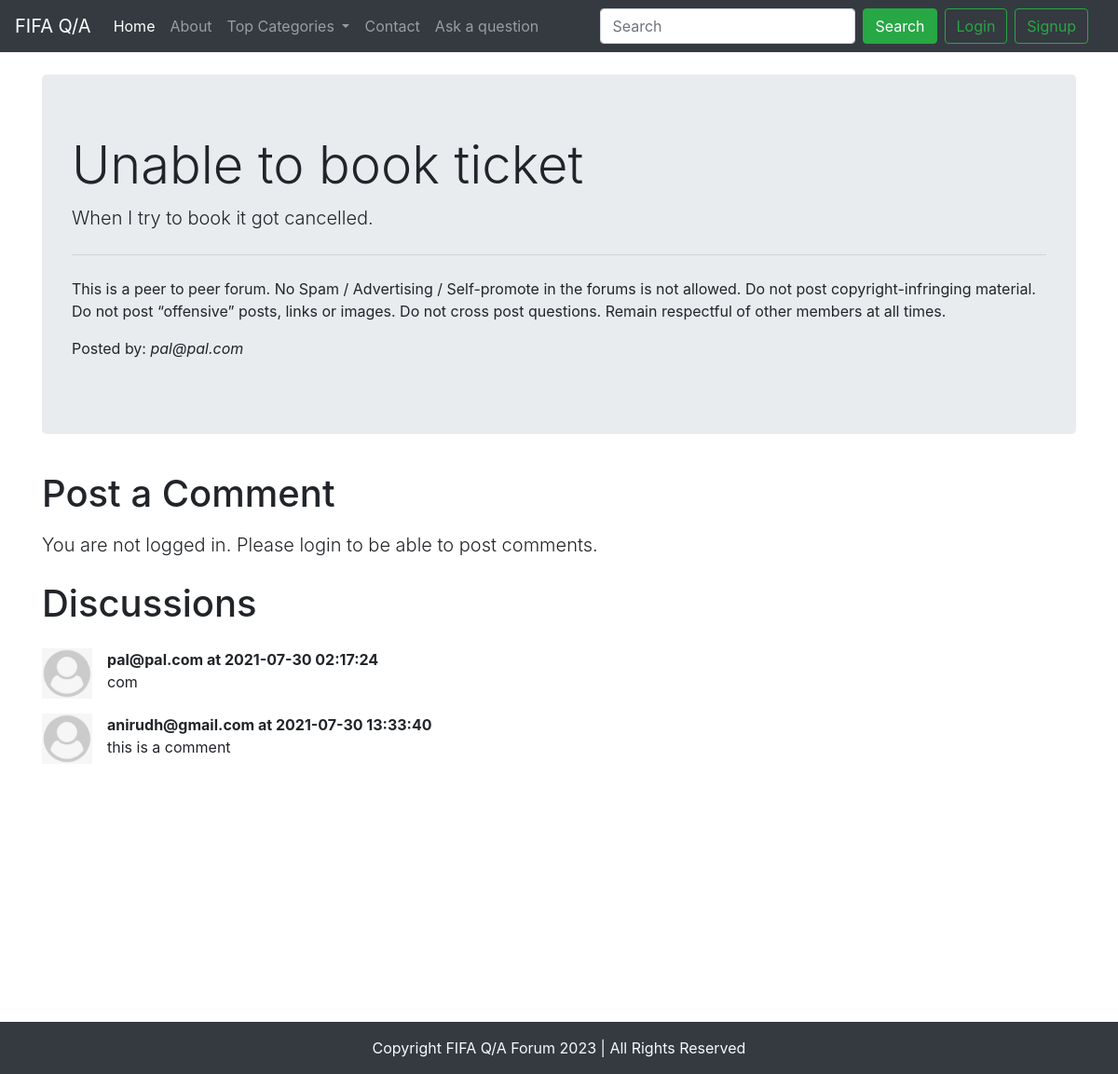
The page /thread.php?threadid=1 on the database as committed earlier.
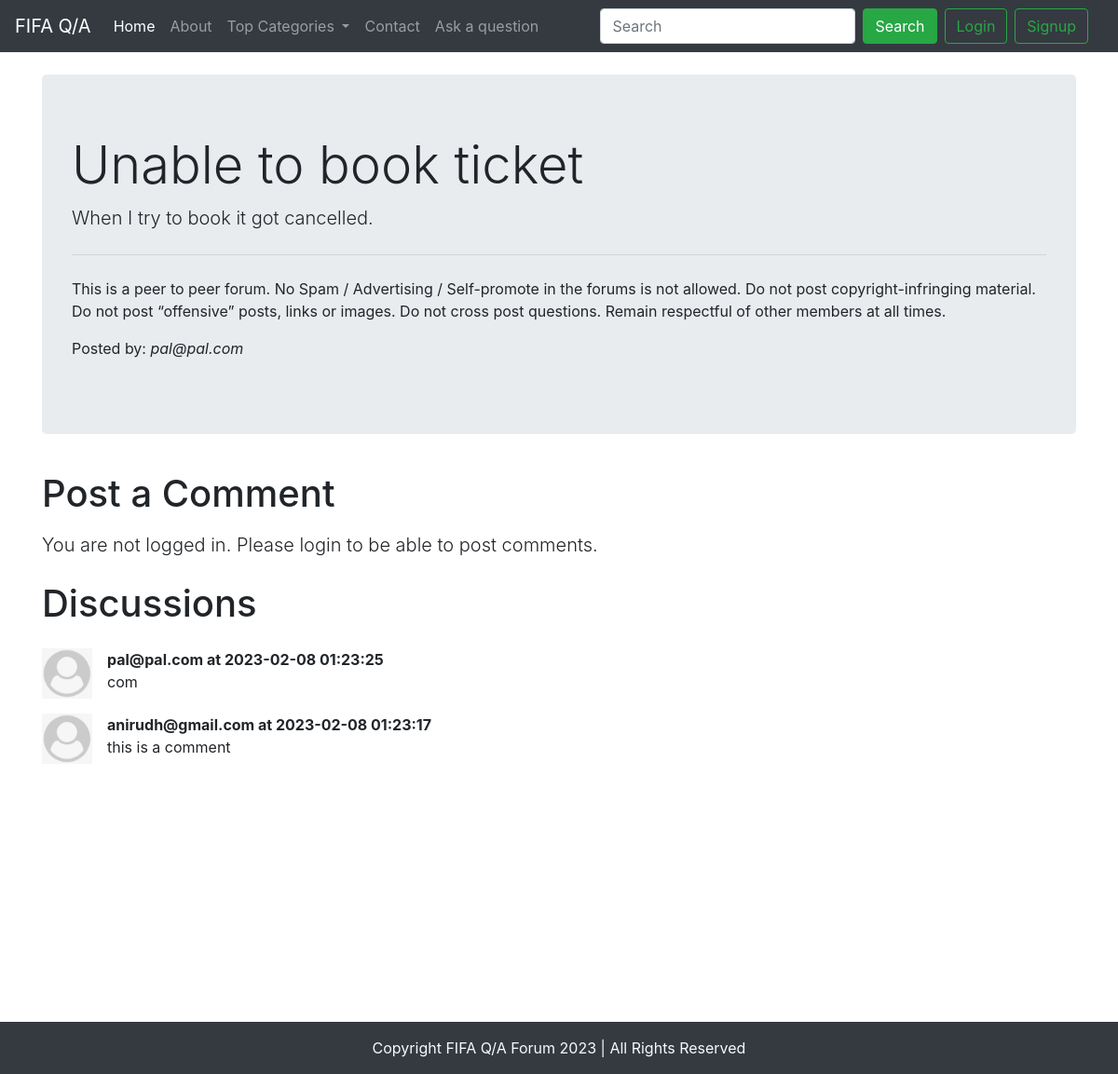
The same page on the database as committed later.
### tables this page shows
CREATE TABLE `comments` (
  `comment_id` int(8) NOT NULL,
  `comment_content` text NOT NULL,
  `thread_id` int(8) NOT NULL,
  `comment_by` int(8) NOT NULL,
  `comment_time` datetime NOT NULL DEFAULT current_timestamp()
);

CREATE TABLE `users` (
  `sno` int(8) NOT NULL,
  `user_email` varchar(30) NOT NULL,
  `user_pass` varchar(255) NOT NULL,
  `timestamp` datetime NOT NULL DEFAULT current_timestamp()
);

### thread.php (the view, shortened to what this page needs)
<!doctype html>
<html lang="en">
<head>
    <link rel="stylesheet" href="https://stackpath.bootstrapcdn.com/bootstrap/4.5.0/css/bootstrap.min.css"
>
</head>
<body>
    <?php include 'partials/_dbconnect.php';?>
    <?php include 'partials/_header.php';?>
    <?php
    $id = $_GET['threadid'];
    $sql = "SELECT * FROM `threads` WHERE thread_id=$id";
    $result = mysqli_query($conn, $sql);
    while($row = mysqli_fetch_assoc($result)){
        $title = $row['thread_title'];
        $desc = $row['thread_desc'];
        $thread_user_id = $row['thread_user_id'];
        $sql2 = "SELECT user_email FROM `users` WHERE sno='$thread_user_id'";
        $result2 = mysqli_query($conn, $sql2);
        $row2 = mysqli_fetch_assoc($result2);
        $posted_by = $row2['user_email'];
    }
    ?>
    <div class="container my-4">
        <div class="jumbotron">
            <h1 class="display-4"><?php echo $title;?></h1>
            <p class="lead">  <?php echo $desc;?></p>
            <hr class="my-4">
            <p>This is a peer to peer forum. No Spam / Advertising / Self-promote in the forums is not allowed. Do not post copyright-infringing material. Do not post “offensive” posts, links or images. Do not cross post questions. Remain respectful of other members at all times.</p>
            <p>Posted by: <em><?php echo $posted_by; ?></em></p>
        </div>
    </div>
     <?php
    if(isset($_SESSION['loggedin']) && $_SESSION['loggedin']==true){
    echo '<div class="container">
        <h1 class="py-2">Post a Comment</h1>
        <form action= "'. $_SERVER['REQUEST_URI'] . '" method="post">
            <div class="form-group">
                <label for="exampleFormControlTextarea1">Type your comment</label>
                <textarea class="form-control" id="comment" name="comment" rows="3"></textarea>
                <input type="hidden" name="sno" value="'. $_SESSION["sno"]. '">
            </div>
            <button type="submit" class="btn btn-success">Post Comment</button>
        </form>
    </div>';
    }
    else{
        echo '
        <div class="container">
        <h1 class="py-2">Post a Comment</h1>
           <p class="lead">You are not logged in. Please login to be able to post comments.</p>
        </div>
        ';
    }
    ?>
    <div class="container mb-5" id="ques">
        <h1 class="py-2">Discussions</h1>
       <?php
    $id = $_GET['threadid'];
    $sql = "SELECT * FROM `comments` WHERE thread_id=$id";
    $result = mysqli_query($conn, $sql);
    while($row = mysqli_fetch_assoc($result)){
        $content = $row['comment_content'];
        $comment_time = $row['comment_time'];
        $thread_user_id = $row['comment_by'];
        $sql2 = "SELECT user_email FROM `users` WHERE sno='$thread_user_id'";
        $result2 = mysqli_query($conn, $sql2);
        $row2 = mysqli_fetch_assoc($result2);
        echo '<div class="media my-3">
            <img src="img/userdefault.png" width="54px" class="mr-3" alt="...">
            <div class="media-body">
               <p class="font-weight-bold my-0">'. $row2['user_email'] .' at '. $comment_time. '</p> '. $content . '
            </div>
        </div>';
        }
    ?>
    </div>
    <?php include 'partials/_footer.php';?>
</body>
</html>

Rows that differ between the two databases and show on the page:
changed comments "com": comment_time "2021-07-30 02:17:24" → "2023-02-08 01:23:25"
changed comments "this is a comment": comment_time "2021-07-30 13:33:40" → "2023-02-08 01:23:17"
